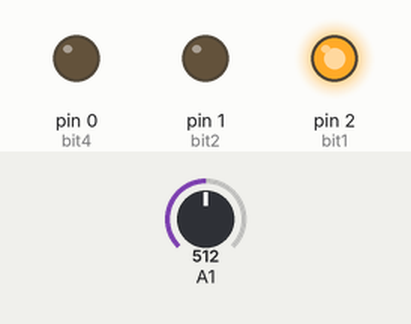
Bench run of a sketch on a simulated Teensy 4. Shown: output pins drawn as LEDs (lit = HIGH). The inputs (shaded band) are chosen by the test bench; at power-on: A1 = 512. What the sketch prints to the serial monitor is not drawn.

Above: at 0.1 s.
Timing chart, 0 to 1.6 s (numbered marks = the images above):
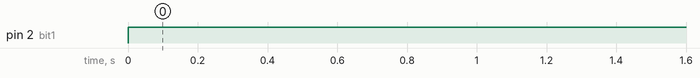

Measured:
- by itself, pin 2 (bit1): LOW → HIGH at 0.00 s

The sketch:

RMC-1-Final-Testing-Aug-2015.ino
```cpp
#include <MIDI.h>

//////**** RMC-1 Rev0 Beta5 ********//////

const int numReadings = 10; // This adjusts the number of array samples, 5 is low, 10 is on the high side
int readDelay = 200;       // This is the delay in microseconds before the an analog pin reads from the multiplexer

int bit1 = 2;
int bit2 = 1;
int bit4 = 0;

int analogPin0 = 0;
int analogPin1 = 1;
int analogPin2 = 2;
int analogPin3 = 3;

int midi_channel_1 = 1;

int readings1[numReadings];
int myIndex1 = 0;
int total1 = 0;
int average1 = 0;
int current1 = 0;

void setup()
{
  // initialize serial communication with computer:
  //Serial.begin(57600);

  // Digital bus initialize
  pinMode(0, OUTPUT);
  pinMode(1, OUTPUT);
  pinMode(2, OUTPUT);

  // initialize all the readings to 0: Pot 1
  for (int thisReading1 = 0; thisReading1 < numReadings; thisReading1++)
    readings1[thisReading1] = 0;
}

void loop() {
  Serial.print(" Avr1: ");
  Serial.println(readings1[myIndex1]);

  digitalWrite(bit1, HIGH);
  digitalWrite(bit2, LOW);
  digitalWrite(bit4, LOW);
  delayMicroseconds(readDelay);
  total1 = total1 - readings1[myIndex1];
  readings1[myIndex1] = analogRead(analogPin1);
  total1 = total1 + readings1[myIndex1];
  myIndex1 = myIndex1 + 1;
  if (myIndex1 >= numReadings) myIndex1 = 0;
  average1 = (total1 / (numReadings * 8));

    usbMIDI.sendControlChange(1, average1, midi_channel_1);

}
```
